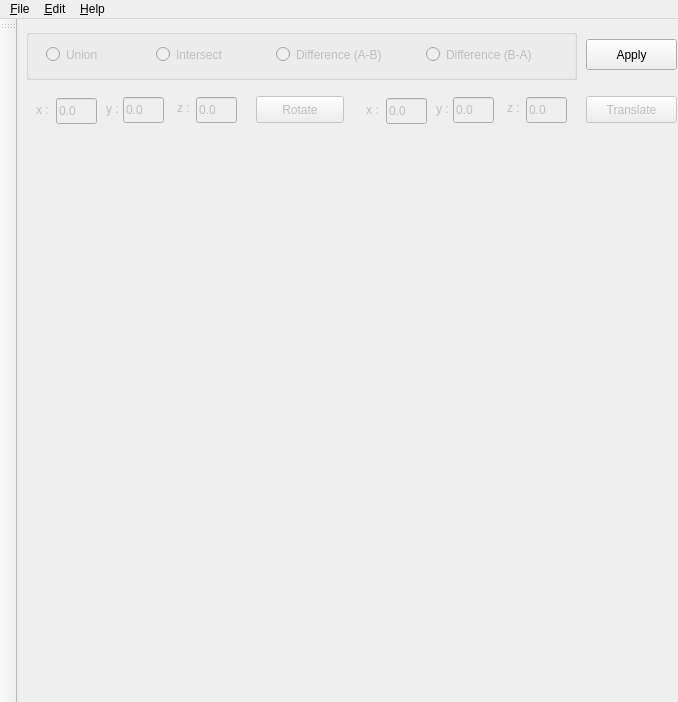
<?xml version="1.0" encoding="UTF-8"?>
<ui version="4.0">
 <class>MainWindow</class>
 <widget class="QMainWindow" name="MainWindow">
  <property name="geometry">
   <rect>
    <x>0</x>
    <y>0</y>
    <width>678</width>
    <height>702</height>
   </rect>
  </property>
  <property name="windowTitle">
   <string>Constructive Solid Geometry</string>
  </property>
  <widget class="QWidget" name="centralWidget">
   <widget class="QWidget" name="widget" native="true">
    <property name="geometry">
     <rect>
      <x>-1</x>
      <y>10</y>
      <width>671</width>
      <height>51</height>
     </rect>
    </property>
    <property name="sizePolicy">
     <sizepolicy hsizetype="Expanding" vsizetype="Fixed">
      <horstretch>0</horstretch>
      <verstretch>0</verstretch>
     </sizepolicy>
    </property>
    <widget class="QPushButton" name="applyButton">
     <property name="geometry">
      <rect>
       <x>570</x>
       <y>10</y>
       <width>91</width>
       <height>31</height>
      </rect>
     </property>
     <property name="text">
      <string>Apply</string>
     </property>
    </widget>
    <widget class="QGroupBox" name="groupBox">
     <property name="enabled">
      <bool>false</bool>
     </property>
     <property name="geometry">
      <rect>
       <x>10</x>
       <y>0</y>
       <width>551</width>
       <height>51</height>
      </rect>
     </property>
     <property name="title">
      <string/>
     </property>
     <widget class="QRadioButton" name="abdiffRadio">
      <property name="geometry">
       <rect>
        <x>250</x>
        <y>10</y>
        <width>121</width>
        <height>31</height>
       </rect>
      </property>
      <property name="text">
       <string>Difference (A-B)</string>
      </property>
     </widget>
     <widget class="QRadioButton" name="badiffRadio">
      <property name="geometry">
       <rect>
        <x>400</x>
        <y>10</y>
        <width>121</width>
        <height>31</height>
       </rect>
      </property>
      <property name="text">
       <string>Difference (B-A)</string>
      </property>
     </widget>
     <widget class="QRadioButton" name="intersectRadio">
      <property name="geometry">
       <rect>
        <x>130</x>
        <y>10</y>
        <width>105</width>
        <height>31</height>
       </rect>
      </property>
      <property name="text">
       <string>Intersect</string>
      </property>
     </widget>
     <widget class="QRadioButton" name="unionRadio">
      <property name="geometry">
       <rect>
        <x>20</x>
        <y>10</y>
        <width>101</width>
        <height>31</height>
       </rect>
      </property>
      <property name="text">
       <string>Union</string>
      </property>
     </widget>
    </widget>
   </widget>
   <widget class="GLWidget" name="glpanel" native="true">
    <property name="geometry">
     <rect>
      <x>50</x>
      <y>120</y>
      <width>561</width>
      <height>551</height>
     </rect>
    </property>
    <property name="sizePolicy">
     <sizepolicy hsizetype="MinimumExpanding" vsizetype="Preferred">
      <horstretch>0</horstretch>
      <verstretch>0</verstretch>
     </sizepolicy>
    </property>
    <property name="focusPolicy">
     <enum>Qt::StrongFocus</enum>
    </property>
   </widget>
   <widget class="QWidget" name="widget_2" native="true">
    <property name="geometry">
     <rect>
      <x>-1</x>
      <y>70</y>
      <width>671</width>
      <height>41</height>
     </rect>
    </property>
    <widget class="QWidget" name="scalePanel" native="true">
     <property name="enabled">
      <bool>false</bool>
     </property>
     <property name="geometry">
      <rect>
       <x>0</x>
       <y>0</y>
       <width>331</width>
       <height>41</height>
      </rect>
     </property>
     <widget class="QPushButton" name="scaleButton">
      <property name="geometry">
       <rect>
        <x>240</x>
        <y>7</y>
        <width>88</width>
        <height>27</height>
       </rect>
      </property>
      <property name="text">
       <string>Rotate</string>
      </property>
     </widget>
     <widget class="QLineEdit" name="sx">
      <property name="geometry">
       <rect>
        <x>40</x>
        <y>9</y>
        <width>41</width>
        <height>26</height>
       </rect>
      </property>
      <property name="text">
       <string>0.0</string>
      </property>
     </widget>
     <widget class="QLineEdit" name="sy">
      <property name="geometry">
       <rect>
        <x>107</x>
        <y>8</y>
        <width>41</width>
        <height>26</height>
       </rect>
      </property>
      <property name="text">
       <string>0.0</string>
      </property>
     </widget>
     <widget class="QLabel" name="label">
      <property name="geometry">
       <rect>
        <x>20</x>
        <y>13</y>
        <width>16</width>
        <height>16</height>
       </rect>
      </property>
      <property name="text">
       <string>x :</string>
      </property>
     </widget>
     <widget class="QLineEdit" name="sz">
      <property name="geometry">
       <rect>
        <x>180</x>
        <y>8</y>
        <width>41</width>
        <height>26</height>
       </rect>
      </property>
      <property name="text">
       <string>0.0</string>
      </property>
     </widget>
     <widget class="QLabel" name="label_2">
      <property name="geometry">
       <rect>
        <x>90</x>
        <y>12</y>
        <width>16</width>
        <height>16</height>
       </rect>
      </property>
      <property name="text">
       <string>y :</string>
      </property>
     </widget>
     <widget class="QLabel" name="label_3">
      <property name="geometry">
       <rect>
        <x>161</x>
        <y>11</y>
        <width>16</width>
        <height>16</height>
       </rect>
      </property>
      <property name="text">
       <string>z :</string>
      </property>
     </widget>
    </widget>
    <widget class="QWidget" name="translatePanel" native="true">
     <property name="enabled">
      <bool>false</bool>
     </property>
     <property name="geometry">
      <rect>
       <x>330</x>
       <y>0</y>
       <width>341</width>
       <height>41</height>
      </rect>
     </property>
     <widget class="QPushButton" name="translateButton">
      <property name="geometry">
       <rect>
        <x>240</x>
        <y>7</y>
        <width>91</width>
        <height>27</height>
       </rect>
      </property>
      <property name="text">
       <string>Translate</string>
      </property>
     </widget>
     <widget class="QLineEdit" name="tx">
      <property name="geometry">
       <rect>
        <x>40</x>
        <y>9</y>
        <width>41</width>
        <height>26</height>
       </rect>
      </property>
      <property name="text">
       <string>0.0</string>
      </property>
     </widget>
     <widget class="QLineEdit" name="ty">
      <property name="geometry">
       <rect>
        <x>107</x>
        <y>8</y>
        <width>41</width>
        <height>26</height>
       </rect>
      </property>
      <property name="text">
       <string>0.0</string>
      </property>
     </widget>
     <widget class="QLabel" name="label_13">
      <property name="geometry">
       <rect>
        <x>20</x>
        <y>13</y>
        <width>16</width>
        <height>16</height>
       </rect>
      </property>
      <property name="text">
       <string>x :</string>
      </property>
     </widget>
     <widget class="QLineEdit" name="tz">
      <property name="geometry">
       <rect>
        <x>180</x>
        <y>8</y>
        <width>41</width>
        <height>26</height>
       </rect>
      </property>
      <property name="text">
       <string>0.0</string>
      </property>
     </widget>
     <widget class="QLabel" name="label_14">
      <property name="geometry">
       <rect>
        <x>90</x>
        <y>12</y>
        <width>16</width>
        <height>16</height>
       </rect>
      </property>
      <property name="text">
       <string>y :</string>
      </property>
     </widget>
     <widget class="QLabel" name="label_15">
      <property name="geometry">
       <rect>
        <x>161</x>
        <y>11</y>
        <width>16</width>
        <height>16</height>
       </rect>
      </property>
      <property name="text">
       <string>z :</string>
      </property>
     </widget>
    </widget>
   </widget>
  </widget>
  <widget class="QMenuBar" name="menuBar">
   <property name="geometry">
    <rect>
     <x>0</x>
     <y>0</y>
     <width>678</width>
     <height>24</height>
    </rect>
   </property>
   <widget class="QMenu" name="menu_File">
    <property name="title">
     <string>&amp;File</string>
    </property>
    <widget class="QMenu" name="menuAdd">
     <property name="title">
      <string>&amp;Add</string>
     </property>
     <addaction name="actionCuboid"/>
     <addaction name="actionCylinder"/>
     <addaction name="actionCone"/>
     <addaction name="actionSphere"/>
    </widget>
    <addaction name="menuAdd"/>
    <addaction name="actionOpen_File"/>
    <addaction name="actionOpen_Triangle_File"/>
    <addaction name="action_Save_Result"/>
   </widget>
   <widget class="QMenu" name="menu_Help">
    <property name="title">
     <string>&amp;Help</string>
    </property>
   </widget>
   <widget class="QMenu" name="menu_Edit">
    <property name="title">
     <string>&amp;Edit</string>
    </property>
    <addaction name="actionCurrent_Object"/>
   </widget>
   <addaction name="menu_File"/>
   <addaction name="menu_Edit"/>
   <addaction name="menu_Help"/>
  </widget>
  <widget class="QToolBar" name="mainToolBar">
   <attribute name="toolBarArea">
    <enum>LeftToolBarArea</enum>
   </attribute>
   <attribute name="toolBarBreak">
    <bool>false</bool>
   </attribute>
  </widget>
  <action name="actionOpen_File">
   <property name="text">
    <string>Open File</string>
   </property>
  </action>
  <action name="action_Save_Result">
   <property name="text">
    <string>&amp;Save Result</string>
   </property>
  </action>
  <action name="action3D_Line">
   <property name="text">
    <string>3D Line</string>
   </property>
  </action>
  <action name="action3D_Triangle">
   <property name="text">
    <string>3D Triangle</string>
   </property>
  </action>
  <action name="actionCuboid">
   <property name="text">
    <string>Cube</string>
   </property>
  </action>
  <action name="actionCylinder">
   <property name="text">
    <string>Cylinder</string>
   </property>
  </action>
  <action name="actionCone">
   <property name="text">
    <string>Cone</string>
   </property>
  </action>
  <action name="actionSphere">
   <property name="text">
    <string>Sphere</string>
   </property>
  </action>
  <action name="actionCurrent_Object">
   <property name="text">
    <string>Current Object</string>
   </property>
  </action>
  <action name="actionOpen_Triangle_File">
   <property name="text">
    <string>Open Surface File</string>
   </property>
  </action>
 </widget>
 <layoutdefault spacing="6" margin="11"/>
 <customwidgets>
  <customwidget>
   <class>GLWidget</class>
   <extends>QWidget</extends>
   <header>glwidget.h</header>
   <container>1</container>
  </customwidget>
 </customwidgets>
 <resources/>
 <connections/>
</ui>
